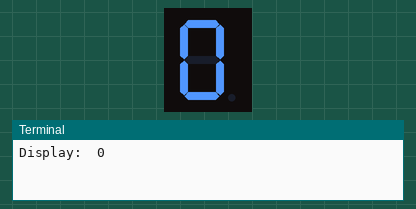
Simulated run of this program. Board: Raspberry Pi (BCM pin numbers). On the bench: 1-digit seven-segment display, the last lines printed to the terminal. The segment pins are drawn as the display they are named for.

Above: at 0.1 s.
At 2.1 s:
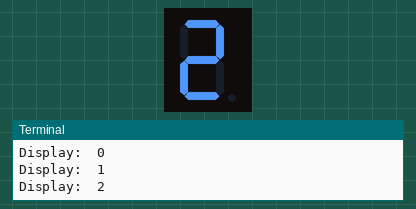
At 3.1 s:
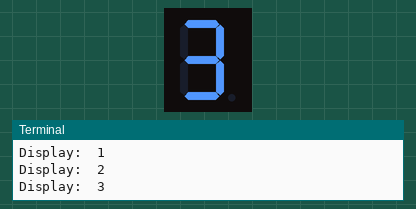
At 5.1 s:
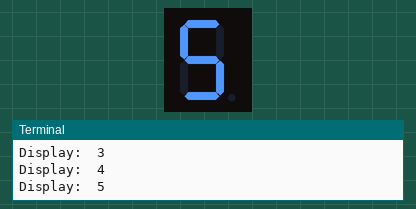
At 6.1 s:
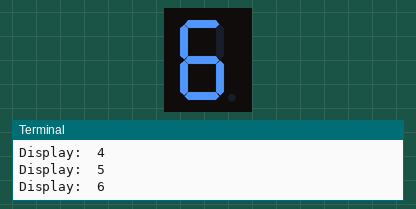
At 9.1 s:
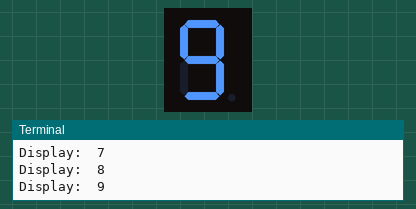

Measured:
- by itself, everything shown: repeats every 10.0 s, in 10 steps
- what the display in image 0 shows lasts 1.0 s, from 0.1 s to 1.1 s

The program:

seven_segment_display.py
```python
from gpiozero import LEDBoard
from time import sleep
import sys

segments = LEDBoard(a=17, b=27, c=24, d=23, e=22, f=18, g=25, pwm=False) #  5161AS (Common Cathode)

if len(sys.argv) > 1 and sys.argv[1] == 'clear':
    segments.off()
    exit()

digits = {
    0: ('a','b','c','d','e','f'),
    1: ('b','c'),
    2: ('a','b','d','e','g'),
    3: ('a','b','c','d','g'),
    4: ('b','c','f','g'),
    5: ('a','c','d','f','g'),
    6: ('a','c','d','e','f','g'),
    7: ('a','b','c'),
    8: ('a','b','c','d','e','f','g'),
    9: ('a','b','c','d','f','g')
}


def display_digit(num):
    # turn off all segments
    segments.off()

    for seg in digits[num]:
        getattr(segments, seg).on()

while True:
    for dig in range(10):
        print("Display: ", dig)
        display_digit(dig)
        sleep(1)
```
